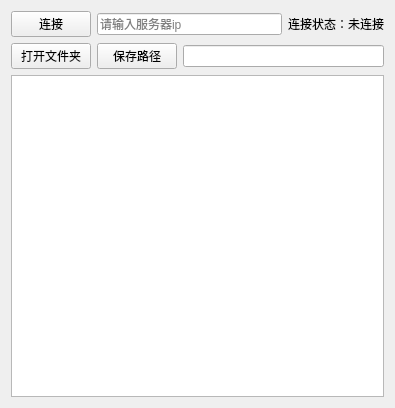
<?xml version="1.0" encoding="UTF-8"?>
<ui version="4.0">
 <class>FileTransferClientClass</class>
 <widget class="QWidget" name="FileTransferClientClass">
  <property name="geometry">
   <rect>
    <x>0</x>
    <y>0</y>
    <width>395</width>
    <height>408</height>
   </rect>
  </property>
  <property name="windowTitle">
   <string>FileTransferClient</string>
  </property>
  <layout class="QVBoxLayout" name="verticalLayout">
   <item>
    <layout class="QHBoxLayout" name="horizontalLayout_2">
     <item>
      <widget class="QPushButton" name="connectBtn">
       <property name="text">
        <string>连接</string>
       </property>
      </widget>
     </item>
     <item>
      <widget class="QLineEdit" name="ipLEdit">
       <property name="text">
        <string/>
       </property>
       <property name="placeholderText">
        <string>请输入服务器ip</string>
       </property>
      </widget>
     </item>
     <item>
      <widget class="QLabel" name="connectStatusLabel">
       <property name="text">
        <string>连接状态：未连接</string>
       </property>
      </widget>
     </item>
    </layout>
   </item>
   <item>
    <layout class="QHBoxLayout" name="horizontalLayout">
     <item>
      <widget class="QPushButton" name="openFolderBtn">
       <property name="text">
        <string>打开文件夹</string>
       </property>
      </widget>
     </item>
     <item>
      <widget class="QPushButton" name="selPathBtn">
       <property name="text">
        <string>保存路径</string>
       </property>
      </widget>
     </item>
     <item>
      <widget class="QLineEdit" name="selPath"/>
     </item>
    </layout>
   </item>
   <item>
    <widget class="QTextEdit" name="historyInfo"/>
   </item>
  </layout>
 </widget>
 <layoutdefault spacing="6" margin="11"/>
 <resources>
  <include location="FileTransferClient.qrc"/>
 </resources>
 <connections/>
</ui>
